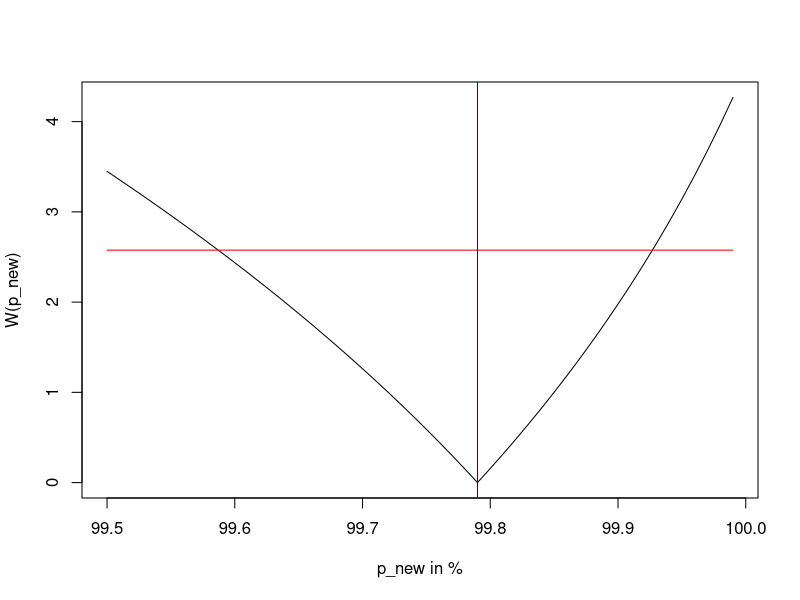

Reproduce this figure in R.
n <- 10000
p_ref <- 1 - 0.0021
alpha <- 0.01
ps <- 1 - seq(0.0001, 0.005, 0.0001)

z <- -qnorm(alpha / 2)

Ws <- c()
zs <- c()

for(i in 1:length(ps)) {
  p <- ps[i]
  Ws[i] <- abs((p_ref - p) * sqrt(n) / sqrt(p_ref * (1-p_ref) + p * (1-p)))
  zs[i] <- z
}

plot(ps*100, Ws, "l", xlab="p_new in %", ylab="W(p_new)")
lines(ps*100, zs, col="red")
abline(v=p_ref*100, col="blue")

sleft <- uniroot(function(p) abs((p_ref - p) * sqrt(n) / sqrt(p_ref * (1-p_ref) + p * (1-p))) - z,
                 c(0,p_ref))
sright <- uniroot(function(p) abs((p_ref - p) * sqrt(n) / sqrt(p_ref * (1-p_ref) + p * (1-p))) - z,
                  c(p_ref,1))

cat(sprintf("Significant measured difference for level %g is %g%% (for better) or %g%% (for worse)", 
            alpha,
            (p_ref - sleft$root)*100,
            (sright$root - p_ref)*100))

